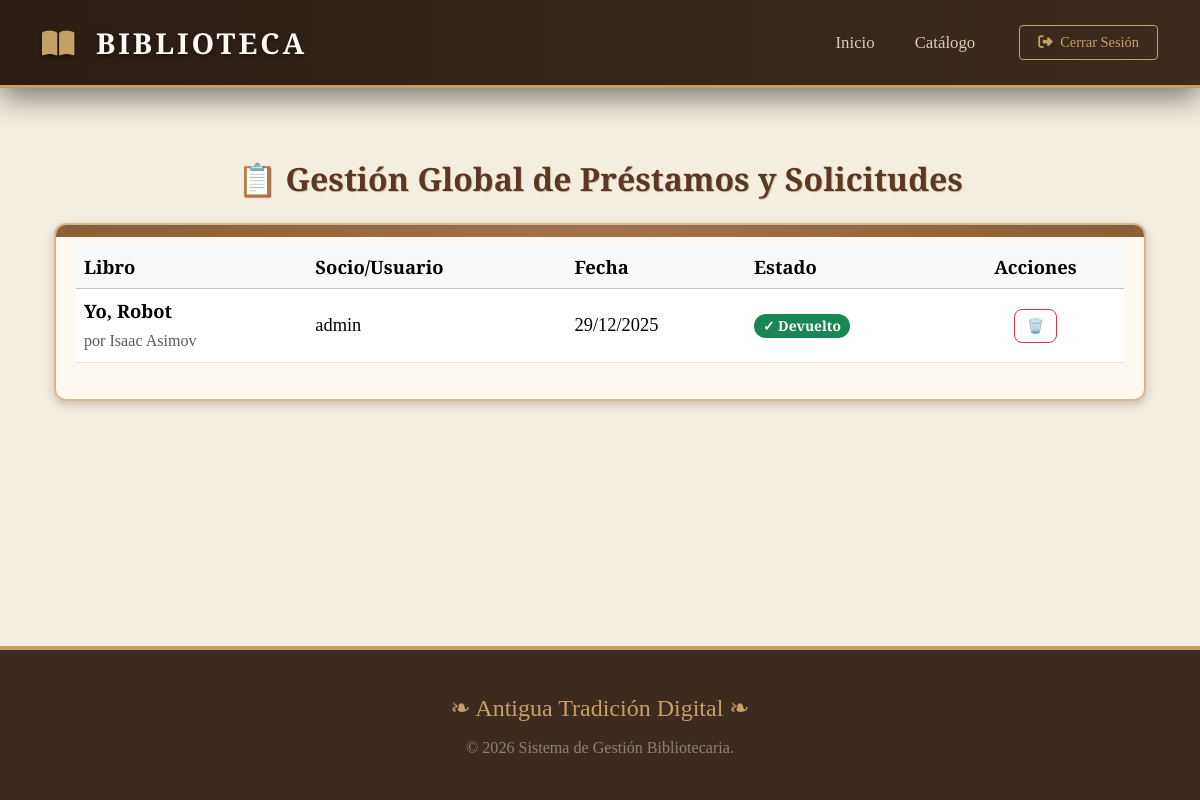
Page /prestamos/ (signed in) on the earlier database version.
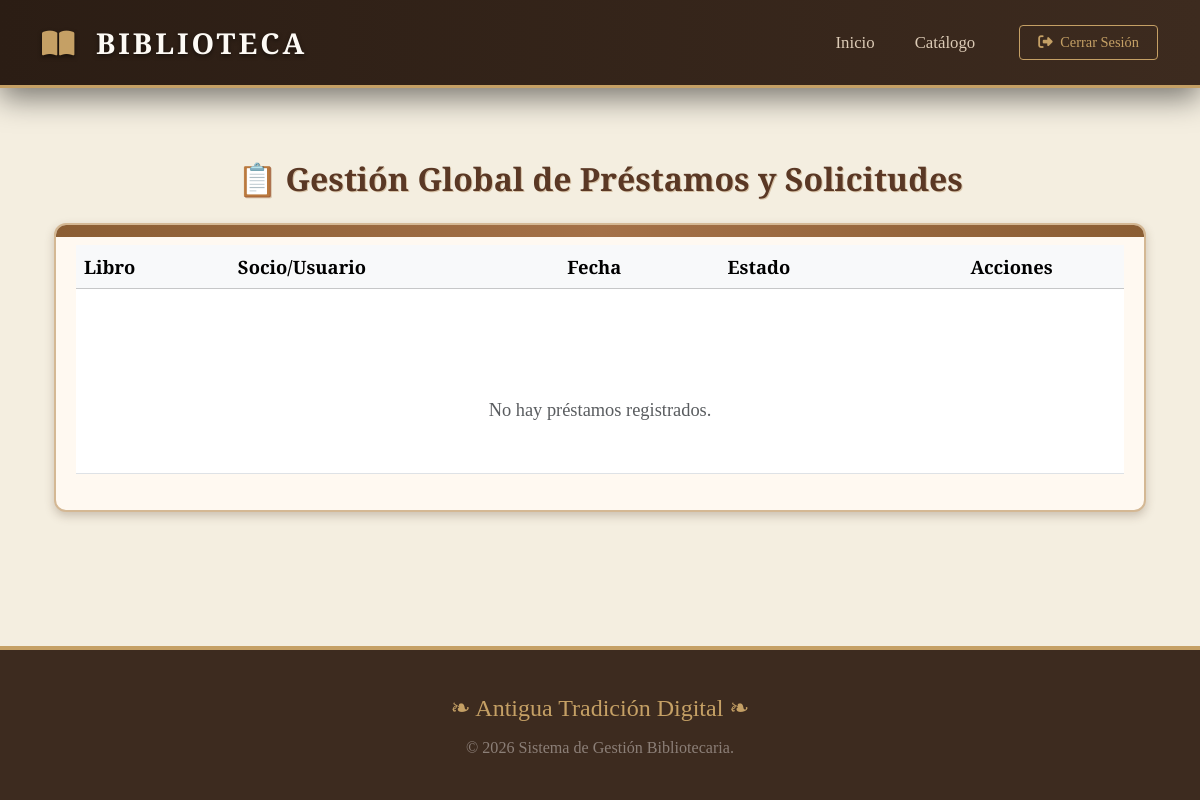
Same page on the later database version.
### Gestion/models.py (models this page shows, shortened)
class Prestamos(models.Model):
    libro = models.ForeignKey(Libro, related_name="prestamos", on_delete=models.PROTECT)
    usuario = models.ForeignKey(settings.AUTH_USER_MODEL, related_name="prestamos", on_delete=models.PROTECT)
    fecha_prestamo = models.DateField(default=timezone.now)
    fecha_max = models.DateField(null=True, blank=True)
    fecha_devolucion = models.DateField(null=True, blank=True)
    ESTADOS = [('p', 'Prestado'), ('m', 'Multa'), ('d', 'Devuelto')]
    estado = models.CharField(max_length=1, choices=ESTADOS, default='p')
    multa_fija = models.DecimalField(max_digits=6, decimal_places=2, default=0.00)

class Libro(models.Model):
    titulo = models.CharField(max_length=200)
    isbn = models.CharField(max_length=13, unique=True, null=True, blank=True)
    descripcion = models.TextField(blank=True, null=True)
    autor = models.ForeignKey(Autor, related_name="libros", on_delete=models.PROTECT)
    cantidad_total = models.PositiveIntegerField(default=1)
    ejemplares_disponibles = models.IntegerField(default=1)
    portada = models.ImageField(upload_to='portadas/', blank=True, null=True)
    disponible = models.BooleanField(default=True)

class Autor(models.Model):
    nombre = models.CharField(max_length=50)
    apellido = models.CharField(max_length=50)
    bibliografia = models.CharField(max_length=200, blank=True, null=True)
    def __str__(self):
        return f"{self.nombre} {self.apellido}"

### Gestion/views.py (the view)
# urls.py: path('prestamos/', lista_prestamos, name='lista_prestamos'),
@login_required
def lista_prestamos(request):
    es_gestion = request.user.is_superuser or request.user.groups.filter(name__in=['Administrador', 'Bibliotecario']).exists()
    if es_gestion:
        prestamos = Prestamos.objects.all().order_by('-fecha_prestamo')
    else:
        prestamos = Prestamos.objects.filter(usuario=request.user).order_by('-fecha_prestamo')
    return render(request, 'Gestion/templates/prestamos.html', {'prestamos': prestamos, 'es_gestion': es_gestion})

### Gestion/templates/prestamos.html (shortened to what this page needs)
{% extends "index.html" %}
{% block contenido %}
<div class="container mt-4 animate__animated animate__fadeIn">
    <h2 class="text-center mb-4 library-title">
        {% if es_gestion %}
            📋 Gestión Global de Préstamos y Solicitudes
        {% else %}
            📖 Mi Historial de Préstamos
        {% endif %}
    </h2>
    <div class="library-card">
        <div class="table-responsive">
            <table class="table table-hover align-middle">
                <thead class="table-light">
                    <tr>
                        <th>Libro</th>
                        {% if es_gestion %}
                            <th>Socio/Usuario</th>
                            <th>Fecha</th>
                        {% else %}
                            <th>Fecha Préstamo</th>
                        {% endif %}
                        <th>Estado</th>
                        <th class="text-center">Acciones</th>
                    </tr>
                </thead>
                <tbody>
                    {% for prestamo in prestamos %}
                    <tr class="animate__animated animate__fadeInUp" style="animation-delay: {{ forloop.counter0|add:"100" }}ms;">
                        <td>
                            <strong>{{ prestamo.libro.titulo }}</strong>
                            <br>
                            <small class="text-muted">por {{ prestamo.libro.autor }}</small>
                        </td>
                        {% if es_gestion %}
                            <td>
                                {{ prestamo.usuario.get_full_name|default:prestamo.usuario.username }}
                            </td>
                            <td>{{ prestamo.fecha_prestamo|date:"d/m/Y" }}</td>
                        {% else %}
                            <td>{{ prestamo.fecha_prestamo|date:"d/m/Y" }}</td>
                        {% endif %}
                        <td>
                            {% if prestamo.estado == 's' %}
                                <span class="badge badge-solicitado rounded-pill">⏳ Solicitado</span>
                            {% elif prestamo.estado == 'p' %}
                                <span class="badge bg-info text-dark rounded-pill">📚 Prestado</span>
                            {% elif prestamo.estado == 'm' %}
                                <span class="badge bg-danger rounded-pill">⚠️ Multa / Retraso</span>
                            {% elif prestamo.estado == 'd' %}
                                <span class="badge bg-success rounded-pill">✓ Devuelto</span>
                            {% elif prestamo.estado == 'r' %}
                                <span class="badge badge-rechazado rounded-pill">✗ Rechazado</span>
                            {% endif %}
                        </td>
                        <td class="text-center">
                            <div class="d-flex flex-wrap justify-content-center gap-2">
                                {% if es_gestion %}
                                    {% if user.is_superuser %}
                                        <a href="{% url 'eliminar_prestamo' prestamo.pk %}"
                                           class="btn btn-outline-danger btn-action btn-sm"
                                           title="Eliminar del historial">
                                            🗑️
                                        </a>
                                    {% endif %}
                                {% endif %}
                            </div>
                        </td>
                    </tr>
                    {% empty %}
                    <tr>
                        <td colspan="{% if es_gestion %}5{% else %}4{% endif %}" class="text-center py-5 text-muted">
                            <br>
                            No hay préstamos registrados.
                        </td>
                    </tr>
                    {% endfor %}
                </tbody>
            </table>
        </div>
    </div>
</div>
{% endblock %}

Differences in the rows shown:
removed Prestamos: libro.titulo "Yo, Robot", libro.autor "Isaac Asimov", usuario.get_full_name "admin", fecha_prestamo "29/12/2025", estado "✓ Devuelto"
Other differences:
text now shown: "No hay préstamos registrados."
